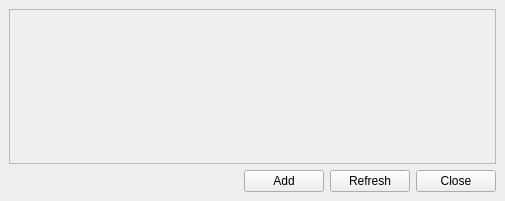
<?xml version="1.0" encoding="UTF-8"?>
<ui version="4.0">
 <class>MainWindow</class>
 <widget class="QMainWindow" name="MainWindow">
  <property name="geometry">
   <rect>
    <x>0</x>
    <y>0</y>
    <width>505</width>
    <height>201</height>
   </rect>
  </property>
  <property name="windowTitle">
   <string>Add Material IDs</string>
  </property>
  <widget class="QWidget" name="centralwidget">
   <layout class="QVBoxLayout" name="verticalLayout">
    <item>
     <widget class="QScrollArea" name="scrollArea">
      <property name="widgetResizable">
       <bool>true</bool>
      </property>
      <widget class="QWidget" name="scrollAreaWidgetContents">
       <property name="geometry">
        <rect>
         <x>0</x>
         <y>0</y>
         <width>483</width>
         <height>147</height>
        </rect>
       </property>
       <layout class="QVBoxLayout" name="layout_6">
        <item>
         <layout class="QVBoxLayout" name="itemsLayout"/>
        </item>
        <item>
         <layout class="QVBoxLayout" name="verticalLayout_3">
          <item>
           <spacer name="verticalSpacer">
            <property name="orientation">
             <enum>Qt::Vertical</enum>
            </property>
            <property name="sizeHint" stdset="0">
             <size>
              <width>20</width>
              <height>40</height>
             </size>
            </property>
           </spacer>
          </item>
         </layout>
        </item>
       </layout>
      </widget>
     </widget>
    </item>
    <item>
     <layout class="QHBoxLayout" name="horizontalLayout">
      <item>
       <spacer name="horizontalSpacer">
        <property name="orientation">
         <enum>Qt::Horizontal</enum>
        </property>
        <property name="sizeHint" stdset="0">
         <size>
          <width>40</width>
          <height>20</height>
         </size>
        </property>
       </spacer>
      </item>
      <item>
       <widget class="QPushButton" name="addButton">
        <property name="sizePolicy">
         <sizepolicy hsizetype="Maximum" vsizetype="Fixed">
          <horstretch>0</horstretch>
          <verstretch>0</verstretch>
         </sizepolicy>
        </property>
        <property name="minimumSize">
         <size>
          <width>75</width>
          <height>0</height>
         </size>
        </property>
        <property name="text">
         <string>Add</string>
        </property>
       </widget>
      </item>
      <item>
       <widget class="QPushButton" name="refreshButton">
        <property name="sizePolicy">
         <sizepolicy hsizetype="Maximum" vsizetype="Fixed">
          <horstretch>0</horstretch>
          <verstretch>0</verstretch>
         </sizepolicy>
        </property>
        <property name="minimumSize">
         <size>
          <width>75</width>
          <height>0</height>
         </size>
        </property>
        <property name="text">
         <string>Refresh</string>
        </property>
       </widget>
      </item>
      <item>
       <widget class="QPushButton" name="pushButton_2">
        <property name="sizePolicy">
         <sizepolicy hsizetype="Maximum" vsizetype="Fixed">
          <horstretch>0</horstretch>
          <verstretch>0</verstretch>
         </sizepolicy>
        </property>
        <property name="minimumSize">
         <size>
          <width>75</width>
          <height>0</height>
         </size>
        </property>
        <property name="text">
         <string>Close</string>
        </property>
       </widget>
      </item>
     </layout>
    </item>
   </layout>
  </widget>
 </widget>
 <resources/>
 <connections>
  <connection>
   <sender>pushButton_2</sender>
   <signal>clicked()</signal>
   <receiver>MainWindow</receiver>
   <slot>close()</slot>
   <hints>
    <hint type="sourcelabel">
     <x>444</x>
     <y>179</y>
    </hint>
    <hint type="destinationlabel">
     <x>160</x>
     <y>188</y>
    </hint>
   </hints>
  </connection>
 </connections>
</ui>
